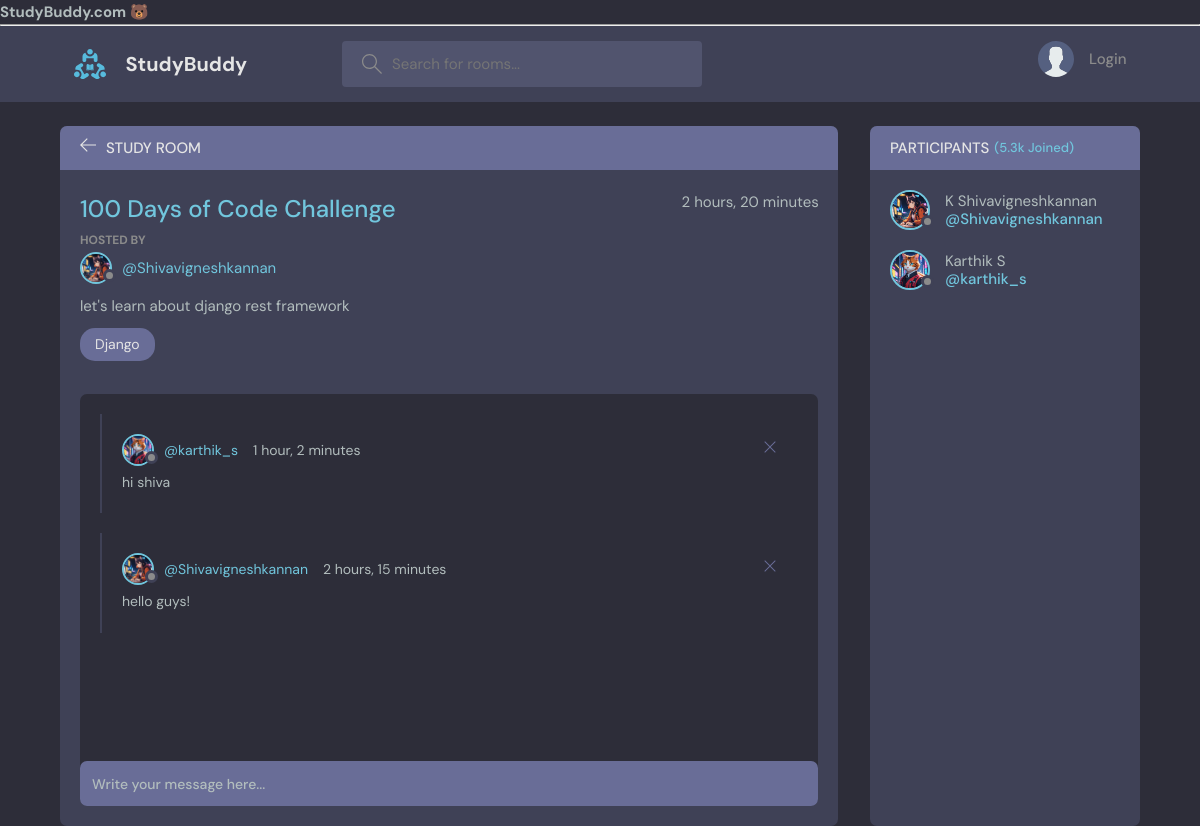
The page /room/1/ on the database its author committed.
### base/models.py (models this page shows, shortened)
class Room(models.Model):
    host= models.ForeignKey(User,on_delete=models.SET_NULL,null=True)
    topic = models.ForeignKey(Topic,on_delete=models.SET_NULL,null=True)
    participants = models.ManyToManyField(User,related_name="participants",blank=True)
    name = models.CharField(max_length=200)
    description = models.TextField(null=True,blank=True)
    updated = models.DateTimeField(auto_now=True)
    created = models.DateTimeField(auto_now_add=True)
    class Meta:
        ordering = ['-updated','-created']

class User(AbstractUser):
    name = models.CharField(max_length=200,null=True)
    email = models.EmailField(unique=True,null=True)
    bio = models.TextField(null=True)
    avatar = models.ImageField(null=True,default="avatar.svg")
    USERNAME_FIELD = 'email'
    REQUIRED_FIELDS = []

class Topic(models.Model):
    name=models.CharField(max_length=50)
    def __str__(self):
        return self.name

class Message(models.Model):
    user = models.ForeignKey(User,on_delete=models.CASCADE)
    room = models.ForeignKey(Room,on_delete=models.CASCADE)
    body = models.TextField()
    updated = models.DateTimeField(auto_now=True)
    created = models.DateTimeField(auto_now_add=True)
    class Meta:
        ordering=["-updated","-created"]

### base/views.py (the view, shortened to what this page needs)
# urls.py: path("room/<str:pk>/",views.room,name="room"),
def room(request,pk):
    room = Room.objects.get(id=pk)
    room_messages = room.message_set.all().order_by("-created")
    participants = room.participants.all()
    context = {"room":room,"room_messages":room_messages,"participants":participants}
    return render(request,"base/Room.html",context)

### base/Templates/base/Room.html (shortened to what this page needs)
 {% extends "Main.html"%}
  {% load static %}
{% block content %}
    <main class="profile-page layout layout--2">
      <div class="container">
        <div class="room">
          <div class="room__top">
            <div class="room__topLeft">
              <a href="{% url 'home' %}">
                <svg version="1.1" xmlns="http://www.w3.org/2000/svg" width="32" height="32" viewBox="0 0 32 32">
                  <title>arrow-left</title>
                  <path
                    d="M13.723 2.286l-13.723 13.714 13.719 13.714 1.616-1.611-10.96-10.96h27.625v-2.286h-27.625l10.965-10.965-1.616-1.607z"
                  ></path>
                </svg>
              </a>
              <h3>Study Room</h3>
            </div>
          </div>
          <div class="room__box scroll">
            <div class="room__header scroll">
              <div class="room__info">
                <h3>100 Days of Code Challenge</h3>
                <span>{{room.created | timesince}}</span>
              </div>
              <div class="room__hosted">
                <p>Hosted By</p>
                <a href="{% url 'user-profile' room.host.id%}" class="room__author">
                  <div class="avatar avatar--small">
                    <img src="{{room.host.avatar.url}}" />
                  </div>
                  <span>@{{room.host.username}}</span>
                </a>
              </div>
              <div class="room__details">
                {{room.description}}
              </div>
              <span class="room__topics">{{room.topic}}</span>
            </div>
            <div class="room__conversation">
              <div class="threads scroll">
              {% for message in room_messages %}
                <div class="thread">
                  <div class="thread__top">
                    <div class="thread__author">
                      <a href="{% url 'user-profile' message.user.id %}" class="thread__authorInfo">
                        <div class="avatar avatar--small">
                          <img src="{{message.user.avatar.url}}" />
                        </div>
                        <span>@{{message.user.username}}</span>
                      </a>
                      <span class="thread__date">{{message.created | timesince}}</span>
                    </div>
                    <a href="{% url 'delete-message' message.id%}">
                      <div class="thread__delete" >
                      <svg version="1.1" xmlns="http://www.w3.org/2000/svg" width="32" height="32" viewBox="0 0 32 32">
                        <title>remove</title>
                        <path
                          d="M27.314 6.019l-1.333-1.333-9.98 9.981-9.981-9.981-1.333 1.333 9.981 9.981-9.981 9.98 1.333 1.333 9.981-9.98 9.98 9.98 1.333-1.333-9.98-9.98 9.98-9.981z"
                        ></path>
                      </svg>
                      </div>
                    </a>
                  </div>
                  <div class="thread__details">
                   {{message.body}}
                  </div>
                </div>
              {% endfor %}
              </div>
            </div>
          </div>
          <div class="room__message">
            <form action="" method="post">
              <input name="new_message" type="text" placeholder="Write your message here..." />
            </form>
          </div>
        </div>
        <div class="participants">
          <h3 class="participants__top">Participants <span>(5.3k Joined)</span></h3>
          <div class="participants__list scroll">
            {% for user in participants %}
            <a href="profile.html" class="participant">
              <div class="avatar avatar--medium">
                <img src="{{user.avatar.url}}" />
              </div>
              <p>
                {{user.name}}
                <span>@{{user.username}}</span>
              </p>
            </a>
            {% endfor %}
          </div>
        </div>
      </div>
    </main>
{% endblock %}

### rows shown on the page
Room: created "2 hours, 20 minutes", host.avatar (picture), host.username "Shivavigneshkannan", description "let's learn about django rest framework", topic "Django"
Message: user.avatar (picture), user.username "karthik_s", created "1 hour, 2 minutes", body "hi shiva"
Message: user.avatar (picture), user.username "Shivavigneshkannan", created "2 hours, 15 minutes", body "hello guys!"
User: avatar (picture), name "K Shivavigneshkannan", username "Shivavigneshkannan"
User: avatar (picture), name "Karthik S", username "karthik_s"
